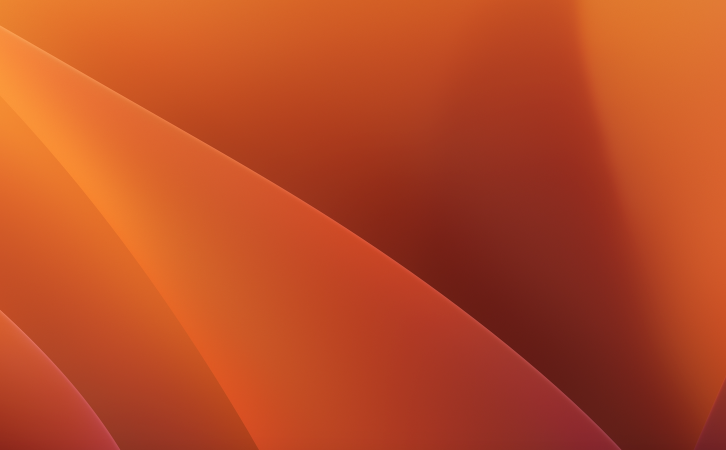
#> input picture image1.png, 1452 x 900 px, found by its file name (shown at 1/2 size)
$ python imageTest.py
#> lines starting #> are read from the running program, lines starting #| are printed output that depends on the picture
from PIL import Image

# 读取图像获得Image对象
image = Image.open('image1.png')
#> image is the input picture: PIL image 1452x900 RGBA; mean R, G, B, A 184.5, 74.5, 36.5, 255
# 通过Image对象的format属性获得图像的格式
print(image.format) # JPEG
#| PNG
# 通过Image对象的size属性获得图像的尺寸
print(image.size)   # (500, 750)
#| (1452, 900)
# 通过Image对象的mode属性获取图像的模式
print(image.mode)   # RGB
#| RGBA
# 通过Image对象的show方法显示图像
image.show()

# 通过Image对象的crop方法指定剪裁区域剪裁图像
image.crop((80, 20, 310, 360)).show()
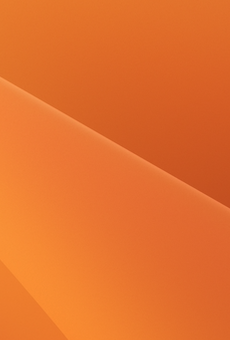
#> shown: PIL image 230x340 RGBA; mean R, G, B, A 228.3, 112.8, 46, 255

# 通过Image对象的thumbnail方法生成指定尺寸的缩略图
image.thumbnail((128, 128))
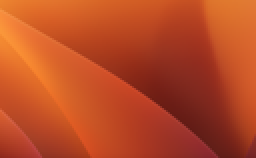
#> image: PIL image 128x79 RGBA (shown 2 times larger); mean R, G, B, A 184.5, 74.4, 36.5, 255
image.show()

from PIL import ImageFilter

# 使用Image对象的filter方法对图像进行滤镜处理
# ImageFilter模块包含了诸多预设的滤镜也可以自定义滤镜
image.filter(ImageFilter.CONTOUR).show()
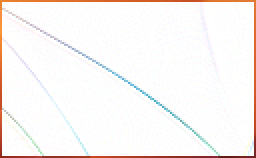
#> shown: PIL image 128x79 RGBA (shown 2 times larger); mean R, G, B, A 249.5, 245.7, 244.2, 255
